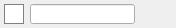
<?xml version="1.0" encoding="UTF-8"?>
<ui version="4.0">
 <class>SettingColorItem</class>
 <widget class="QWidget" name="SettingColorItem">
  <property name="geometry">
   <rect>
    <x>0</x>
    <y>0</y>
    <width>176</width>
    <height>28</height>
   </rect>
  </property>
  <property name="minimumSize">
   <size>
    <width>0</width>
    <height>28</height>
   </size>
  </property>
  <property name="maximumSize">
   <size>
    <width>16777215</width>
    <height>28</height>
   </size>
  </property>
  <property name="windowTitle">
   <string>SettingColorItem</string>
  </property>
  <property name="styleSheet">
   <string notr="true"/>
  </property>
  <layout class="QHBoxLayout" name="horizontalLayout">
   <property name="leftMargin">
    <number>4</number>
   </property>
   <property name="topMargin">
    <number>4</number>
   </property>
   <property name="rightMargin">
    <number>4</number>
   </property>
   <property name="bottomMargin">
    <number>4</number>
   </property>
   <item>
    <widget class="QPushButton" name="pBtnColor">
     <property name="minimumSize">
      <size>
       <width>20</width>
       <height>20</height>
      </size>
     </property>
     <property name="maximumSize">
      <size>
       <width>20</width>
       <height>20</height>
      </size>
     </property>
     <property name="styleSheet">
      <string notr="true">border: 1px solid gray;
background-color: rgb(255, 255, 255);</string>
     </property>
     <property name="text">
      <string/>
     </property>
    </widget>
   </item>
   <item>
    <widget class="QLineEdit" name="lineEditLabelName">
     <property name="minimumSize">
      <size>
       <width>0</width>
       <height>20</height>
      </size>
     </property>
     <property name="maximumSize">
      <size>
       <width>16777215</width>
       <height>20</height>
      </size>
     </property>
     <property name="text">
      <string/>
     </property>
    </widget>
   </item>
   <item>
    <spacer name="horizontalSpacer">
     <property name="orientation">
      <enum>Qt::Horizontal</enum>
     </property>
     <property name="sizeHint" stdset="0">
      <size>
       <width>40</width>
       <height>20</height>
      </size>
     </property>
    </spacer>
   </item>
  </layout>
 </widget>
 <layoutdefault spacing="6" margin="11"/>
 <resources/>
 <connections/>
</ui>
